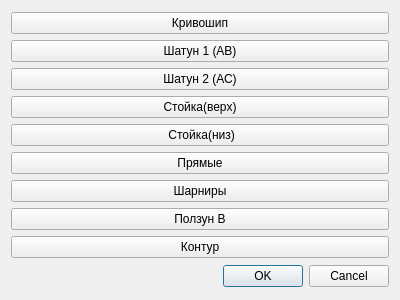
<?xml version="1.0" encoding="UTF-8"?>
<ui version="4.0">
 <class>ColorMapDialog</class>
 <widget class="QDialog" name="ColorMapDialog">
  <property name="geometry">
   <rect>
    <x>0</x>
    <y>0</y>
    <width>400</width>
    <height>300</height>
   </rect>
  </property>
  <property name="windowTitle">
   <string>Dialog</string>
  </property>
  <property name="modal">
   <bool>true</bool>
  </property>
  <layout class="QVBoxLayout" name="verticalLayout">
   <item>
    <layout class="QVBoxLayout" name="verticalLayout_2">
     <item>
      <widget class="QPushButton" name="pushButton">
       <property name="enabled">
        <bool>true</bool>
       </property>
       <property name="sizePolicy">
        <sizepolicy hsizetype="Preferred" vsizetype="Fixed">
         <horstretch>0</horstretch>
         <verstretch>0</verstretch>
        </sizepolicy>
       </property>
       <property name="minimumSize">
        <size>
         <width>10</width>
         <height>0</height>
        </size>
       </property>
       <property name="text">
        <string>Кривошип</string>
       </property>
      </widget>
     </item>
     <item>
      <widget class="QPushButton" name="pushButton_2">
       <property name="text">
        <string>Шатун 1 (АВ)</string>
       </property>
      </widget>
     </item>
     <item>
      <widget class="QPushButton" name="pushButton_3">
       <property name="text">
        <string>Шатун 2 (АС)</string>
       </property>
      </widget>
     </item>
     <item>
      <widget class="QPushButton" name="pushButton_4">
       <property name="text">
        <string> Стойка(верх) </string>
       </property>
      </widget>
     </item>
     <item>
      <widget class="QPushButton" name="pushButton_5">
       <property name="text">
        <string> Стойка(низ)</string>
       </property>
      </widget>
     </item>
     <item>
      <widget class="QPushButton" name="pushButton_6">
       <property name="text">
        <string>Прямые</string>
       </property>
      </widget>
     </item>
     <item>
      <widget class="QPushButton" name="pushButton_7">
       <property name="text">
        <string>Шарниры</string>
       </property>
      </widget>
     </item>
     <item>
      <widget class="QPushButton" name="pushButton_8">
       <property name="text">
        <string>Ползун В</string>
       </property>
      </widget>
     </item>
     <item>
      <widget class="QPushButton" name="pushButton_9">
       <property name="text">
        <string>Контур</string>
       </property>
      </widget>
     </item>
    </layout>
   </item>
   <item>
    <widget class="QDialogButtonBox" name="buttonBox">
     <property name="orientation">
      <enum>Qt::Horizontal</enum>
     </property>
     <property name="standardButtons">
      <set>QDialogButtonBox::Cancel|QDialogButtonBox::Ok</set>
     </property>
    </widget>
   </item>
  </layout>
 </widget>
 <resources/>
 <connections>
  <connection>
   <sender>buttonBox</sender>
   <signal>accepted()</signal>
   <receiver>ColorMapDialog</receiver>
   <slot>accept()</slot>
   <hints>
    <hint type="sourcelabel">
     <x>248</x>
     <y>254</y>
    </hint>
    <hint type="destinationlabel">
     <x>157</x>
     <y>274</y>
    </hint>
   </hints>
  </connection>
  <connection>
   <sender>buttonBox</sender>
   <signal>rejected()</signal>
   <receiver>ColorMapDialog</receiver>
   <slot>reject()</slot>
   <hints>
    <hint type="sourcelabel">
     <x>316</x>
     <y>260</y>
    </hint>
    <hint type="destinationlabel">
     <x>286</x>
     <y>274</y>
    </hint>
   </hints>
  </connection>
 </connections>
</ui>
